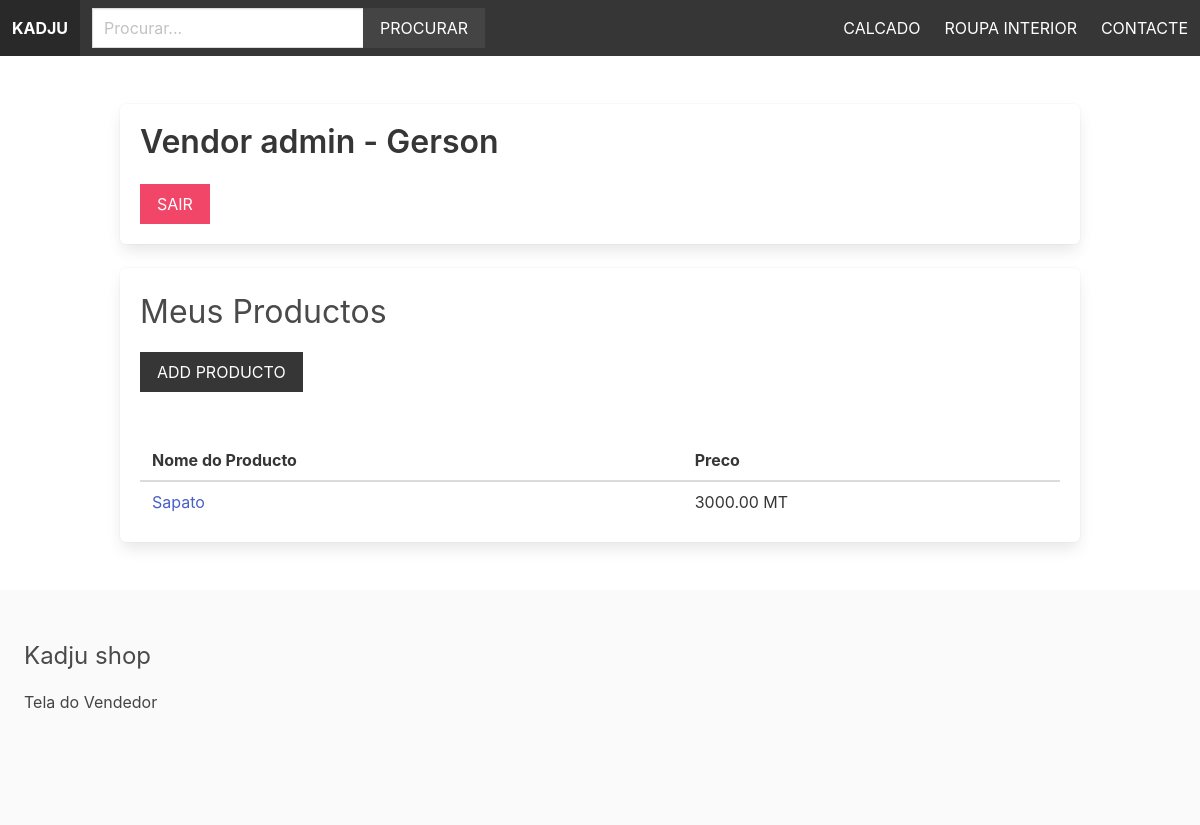
Page /vendors/vendor-admin/ (signed in) on the earlier database version.
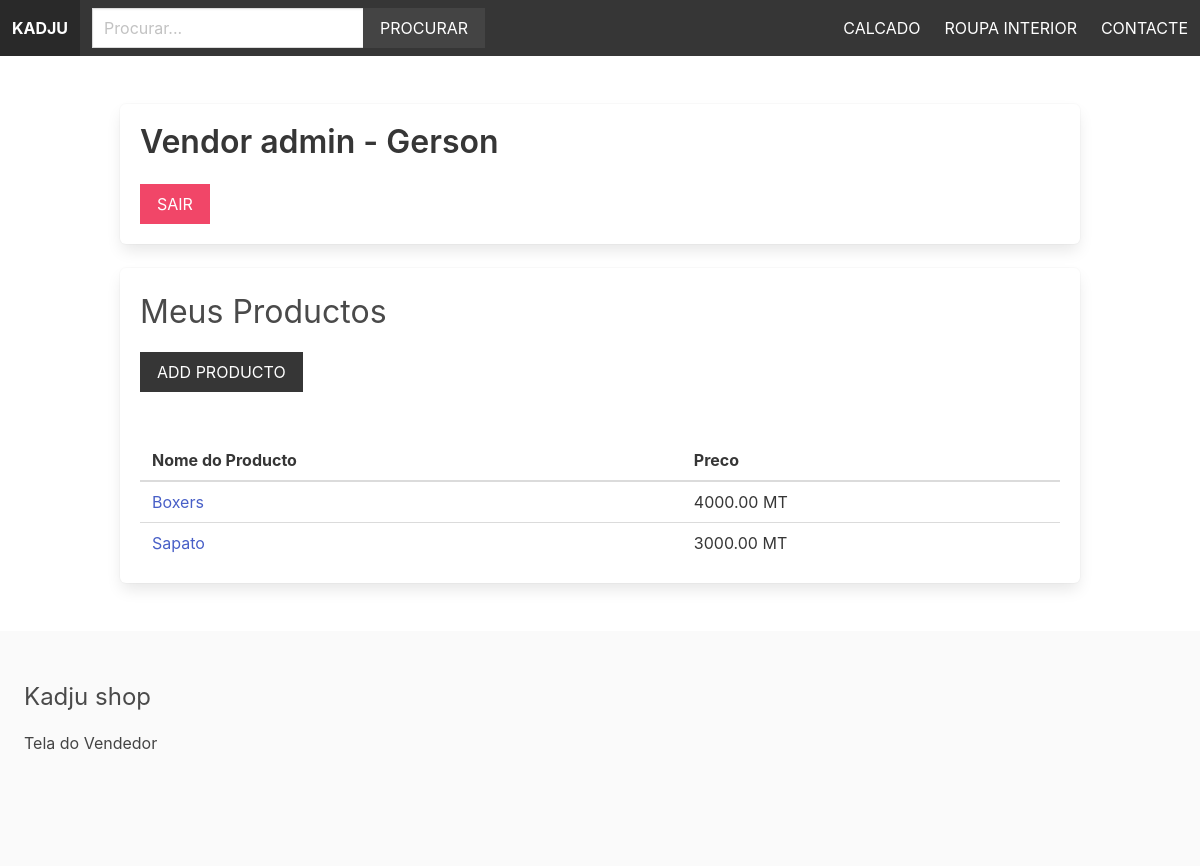
Same page on the later database version.
### apps/product/models.py (models this page shows, shortened)
class Category(models.Model):
    title = models.CharField(max_length=255)
    slug = models.SlugField(max_length=255)
    ordering = models.IntegerField(default=0)
    class Meta:
        ordering = ['ordering']

class Product(models.Model):
    category = models.ForeignKey(Category, related_name='products', on_delete=models.CASCADE)
    vendor = models.ForeignKey(Vendor, related_name='products', on_delete=models.CASCADE)
    title = models.CharField(max_length=255)
    slug = models.SlugField(max_length=255)
    description = models.TextField(blank=True, null=True)
    price = models.DecimalField(max_digits=6, decimal_places=2)
    date_added = models.DateTimeField(auto_now_add=True)
    image = models.ImageField(upload_to='uploads/', blank=True, null=True)
    thumbnail = models.ImageField(upload_to='uploads/', blank=True, null=True)
    class Meta:
        ordering = ['-date_added']

### apps/vendor/views.py (the view)
# urls.py: path('vendor-admin/', views.vendor_admin, name='vendor_admin'),
@login_required
def vendor_admin(request):
    vendor = request.user.vendor
    products = vendor.products.all()
    return render(request, 'vendor/vendor_admin.html', {'vendor': vendor, 'products': products})

### apps/product/context_processors.py (called while the page is built)
def menu_categories(request):
    categories = Category.objects.all()
    return {'menu_categories': categories}

### apps/vendor/templates/vendor/vendor_admin.html
{% extends 'core/base.html' %} {% block title %} Vendor Admin | {% endblock %}
{% block content %}
<div class="box">
  <h1 class="title">Vendor admin - {{ vendor.name }}</h1>
  <a href="{% url 'logout' %}" class="button is-danger is-uppercase">Sair</a>
</div>
<div class="box">
  <h2 class="is-size-3 mb-4">Meus Productos</h2>
  <a href="{% url 'add_product' %}" class="button is-dark is-uppercase mb-6">Add Producto</a>
  {% if products %}
  <table class="table is-fullwidth">
    <thead>
      <tr>
        <th>Nome do Producto</th>
        <th>Preco</th>
      </tr>
    </thead>
    <tbody>
      {% for product in products %}
      <tr>
        <td><a href="{% url 'product' product.category.slug product.slug %}">{{ product.title }}</a></td>
          <td>{{ product.price}} MT</td>
      </tr>
      {% endfor %}
    </tbody>
  </table>
  {% else %}
    <p>Ainda nao ha produtos...</p>
  {% endif %}
</div>
{% endblock %}

### apps/core/templates/core/base.html (shortened to what this page needs)
{% load static %}
<!DOCTYPE html>
<html>
  <head>
    <link
      rel="stylesheet"
      href="https://cdn.jsdelivr.net/npm/bulma@0.9.1/css/bulma.min.css"
    />
    <link rel="stylesheet" href="{% static 'styles/main.css' %}" />
  </head>
  <body>
    <nav class="navbar is-dark">
      <div class="navbar-brand">
        <a href="/" class="navbar-item"><strong>Kadju</strong></a>
      </div>
      <div class="navbar-menu" id="main-navbar">
        <div class="navbar-start">
          <div class="navbar-item">
            <form method="get" action="{% url 'search' %}">
              <div class="field has-addons">
                <div class="control">
                  <input
                    type="text"
                    class="input"
                    placeholder="Procurar..."
                    name="query"
                  />
                </div>
                <div class="control">
                  <button class="button is-dark is-uppercase">Procurar</button>
                </div>
              </div>
            </form>
          </div>
        </div>
            <div class="navbar-end">
              {% for category in menu_categories %}
                 <a href="{% url 'category' category.slug %}" class="navbar-item">{{ category.title }}</a>
              {% endfor %}
                <a href="{% url 'contact' %}" class="navbar-item">Contacte</a>
            </div>
        </div>
    </nav>
    <section class="section">
        <div class="container">
            {% block content %}
            {% endblock %}
        </div>
    </section>
    <footer class="footer">
        <h3 class="is-size-4 mb-4">Kadju shop</h3>
        {% if request.user.is_authenticated %}
              <a href="{% url 'vendor_admin' %}">Tela do Vendedor</a>
        {% else %}
              <a href="{% url 'become_vendor' %}">Seja um Vendedor</a>
        {% endif %}
    </footer>
  </body>
</html>

Differences in the rows shown:
added Product: title "Boxers", price "4000.00"
